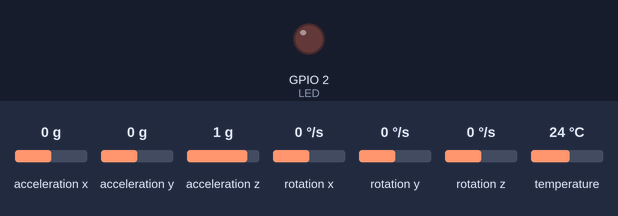
Bench run of a sketch on a simulated ESP32. Parts: output pins drawn as LEDs (lit = HIGH). The inputs (shaded band) are chosen by the test bench; at power-on: acceleration x 0 g, acceleration y 0 g, acceleration z 1 g, rotation x 0 °/s, rotation y 0 °/s, rotation z 0 °/s, temperature 24 °C. WiFi joins after 1.5 s; servers stay silent unless stated; uploads are accepted with an empty reply; what the sketch prints to the serial monitor is not drawn.

Above: at 2.7 s.
2.8 s: acceleration x set to -0.7 g
5.1 s: acceleration x set to -1 g
At 7.3 s:
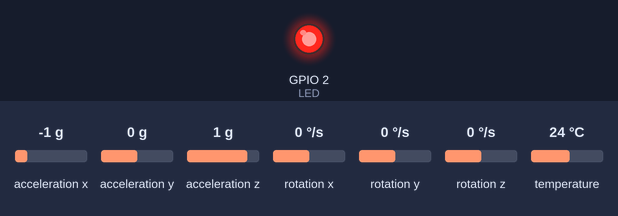
8.1 s: acceleration x set to -0.8 g
At 8.7 s:
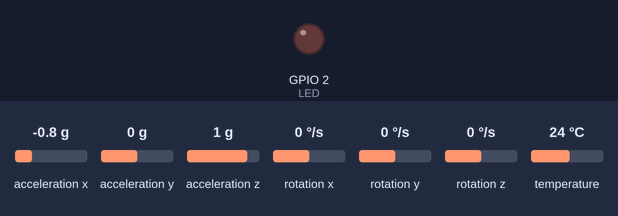
10.4 s: acceleration x set to -1.4 g
At 12.7 s:
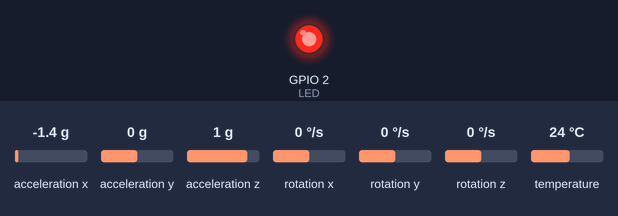
Timing chart, 0 to 14.2 s (numbered marks = the images above; inputs shaded):
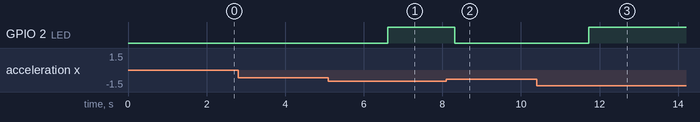

The sketch:

sketch.ino
```cpp
/* Task 8: Sensor/Activator interfacing using ESP32 with MPU6050
 * Reads accelerometer + gyroscope and uploads motion data to Firebase.
 * An LED (activator) turns on when strong motion/tilt is detected.
 */
#include <WiFi.h>
#include <HTTPClient.h>
#include <WiFiClientSecure.h>
#include <Adafruit_MPU6050.h>
#include <Adafruit_Sensor.h>
#include <Wire.h>

const char* WIFI_SSID = "Wokwi-GUEST";
const char* WIFI_PASS = "";
String FIREBASE_HOST = "elearning-1408b-default-rtdb.asia-southeast1.firebasedatabase.app";
String FIREBASE_AUTH = "BV9noeROfWdPpnZ3oI6HAmHbb4kermXQqt8qYniG";

#define LED 2
Adafruit_MPU6050 mpu;

void fbPatch(String path, String json) {
  if (WiFi.status() != WL_CONNECTED) return;
  WiFiClientSecure c; c.setInsecure(); HTTPClient h;
  h.begin(c, "https://" + FIREBASE_HOST + path + ".json?auth=" + FIREBASE_AUTH);
  h.addHeader("Content-Type", "application/json");
  int code = h.sendRequest("PATCH", json);
  Serial.printf("[Firebase] PATCH %s -> %d\n", path.c_str(), code); h.end();
}

void setup() {
  Serial.begin(115200);
  pinMode(LED, OUTPUT);
  if (!mpu.begin()) { Serial.println("MPU6050 not found!"); while (1) delay(10); }
  mpu.setAccelerometerRange(MPU6050_RANGE_8_G);
  WiFi.begin(WIFI_SSID, WIFI_PASS);
  Serial.print("Connecting WiFi");
  while (WiFi.status() != WL_CONNECTED) { delay(300); Serial.print("."); }
  Serial.println("\nWiFi connected");
}

void loop() {
  sensors_event_t a, g, temp;
  mpu.getEvent(&a, &g, &temp);

  float mag = sqrt(a.acceleration.x * a.acceleration.x +
                   a.acceleration.y * a.acceleration.y +
                   a.acceleration.z * a.acceleration.z);
  bool motion = fabs(mag - 9.8) > 3.0;     // deviation from gravity => motion/tilt
  digitalWrite(LED, motion ? HIGH : LOW);

  Serial.printf("Accel(%.2f,%.2f,%.2f) Gyro(%.2f,%.2f,%.2f) Motion=%s\n",
                a.acceleration.x, a.acceleration.y, a.acceleration.z,
                g.gyro.x, g.gyro.y, g.gyro.z, motion ? "YES" : "NO");

  String json = "{\"ax\":" + String(a.acceleration.x, 2) + ",\"ay\":" + String(a.acceleration.y, 2) +
                ",\"az\":" + String(a.acceleration.z, 2) + ",\"gx\":" + String(g.gyro.x, 2) +
                ",\"gy\":" + String(g.gyro.y, 2) + ",\"gz\":" + String(g.gyro.z, 2) +
                ",\"motion\":\"" + (motion ? "YES" : "NO") + "\"}";
  fbPatch("/mciot_lab/task08_mpu6050", json);
  delay(1500);
}
```

Measured:
- the behaviour switches between -0.8 and -0.9 g on acceleration x (found by bisection; images 0 and 1)
- after the input at 2.8 s, every drawn part: stays the same
- after the input at 5.1 s, GPIO 2 (LED): LOW → HIGH after 1.5 s
- after the input at 8.1 s, GPIO 2 (LED): HIGH → LOW after 0.22 s
- after the input at 10.4 s, GPIO 2 (LED): LOW → HIGH after 1.3 s
